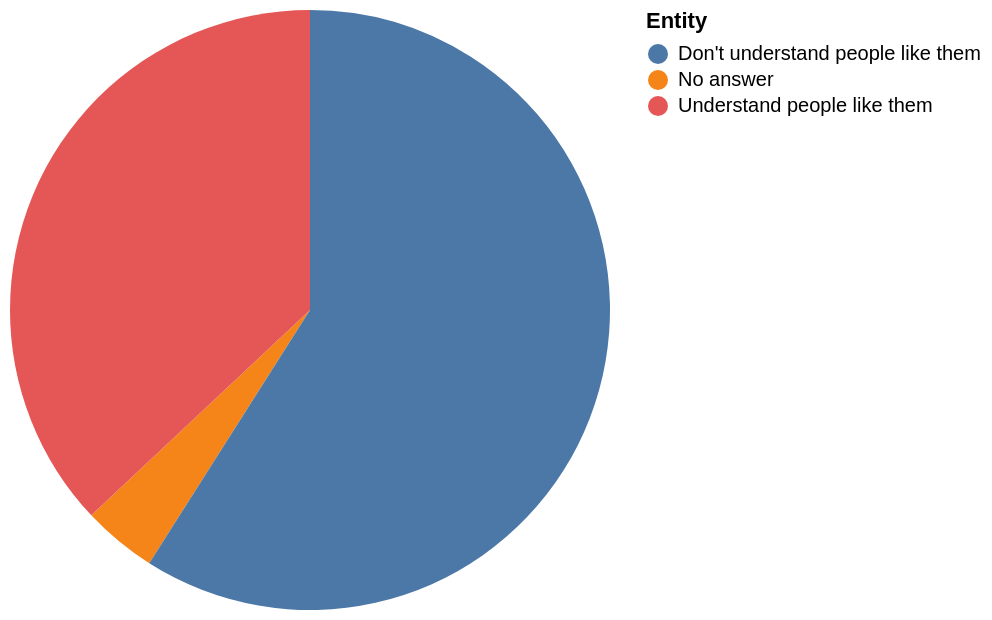

Source (Vega-Lite JSON):
### Vega-Lite specification from a JSON file in a GitHub repository (floating-point values rounded to 4 significant figures)
{"$schema": "https://vega.github.io/schema/vega-lite/v5.json", "description": "Pie chart auto-generated from CSV", "data": {"values": [{"Entity": "No answer", "Value": "4"}, {"Entity": "Don't understand people like them", "Value": "59"}, {"Entity": "Understand people like them", "Value": "37"}]}, "mark": "arc", "encoding": {"theta": {"field": "Value", "type": "quantitative"}, "color": {"field": "Entity", "type": "nominal"}}}
